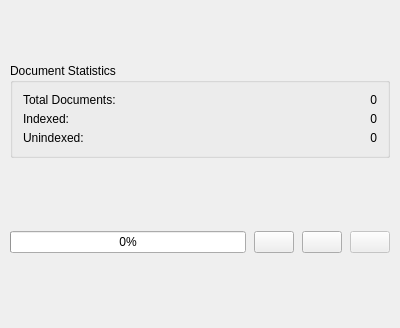
<?xml version="1.0" encoding="UTF-8"?>
<ui version="4.0">
 <class>knowledge_base_panel</class>
 <widget class="QWidget" name="knowledge_base_panel">
  <property name="geometry">
   <rect>
    <x>0</x>
    <y>0</y>
    <width>400</width>
    <height>328</height>
   </rect>
  </property>
  <property name="sizePolicy">
   <sizepolicy hsizetype="Preferred" vsizetype="Preferred">
    <horstretch>0</horstretch>
    <verstretch>0</verstretch>
   </sizepolicy>
  </property>
  <property name="cursor">
   <cursorShape>ArrowCursor</cursorShape>
  </property>
  <property name="windowTitle">
   <string>Form</string>
  </property>
  <layout class="QVBoxLayout" name="verticalLayout">
   <property name="spacing">
    <number>10</number>
   </property>
   <property name="leftMargin">
    <number>10</number>
   </property>
   <property name="topMargin">
    <number>0</number>
   </property>
   <property name="rightMargin">
    <number>10</number>
   </property>
   <property name="bottomMargin">
    <number>10</number>
   </property>
   <item>
    <widget class="QGroupBox" name="stats_group">
     <property name="sizePolicy">
      <sizepolicy hsizetype="Preferred" vsizetype="Maximum">
       <horstretch>0</horstretch>
       <verstretch>0</verstretch>
      </sizepolicy>
     </property>
     <property name="title">
      <string>Document Statistics</string>
     </property>
     <layout class="QGridLayout" name="gridLayout_2">
      <property name="leftMargin">
       <number>10</number>
      </property>
      <property name="topMargin">
       <number>10</number>
      </property>
      <property name="rightMargin">
       <number>10</number>
      </property>
      <property name="bottomMargin">
       <number>10</number>
      </property>
      <property name="spacing">
       <number>5</number>
      </property>
      <item row="0" column="0">
       <widget class="QLabel" name="total_label">
        <property name="text">
         <string>Total Documents:</string>
        </property>
       </widget>
      </item>
      <item row="0" column="1">
       <widget class="QLabel" name="total_docs_value">
        <property name="text">
         <string>0</string>
        </property>
        <property name="alignment">
         <set>Qt::AlignmentFlag::AlignRight|Qt::AlignmentFlag::AlignTrailing|Qt::AlignmentFlag::AlignVCenter</set>
        </property>
       </widget>
      </item>
      <item row="1" column="0">
       <widget class="QLabel" name="indexed_label">
        <property name="text">
         <string>Indexed:</string>
        </property>
       </widget>
      </item>
      <item row="1" column="1">
       <widget class="QLabel" name="indexed_docs_value">
        <property name="text">
         <string>0</string>
        </property>
        <property name="alignment">
         <set>Qt::AlignmentFlag::AlignRight|Qt::AlignmentFlag::AlignTrailing|Qt::AlignmentFlag::AlignVCenter</set>
        </property>
       </widget>
      </item>
      <item row="2" column="0">
       <widget class="QLabel" name="unindexed_label">
        <property name="text">
         <string>Unindexed:</string>
        </property>
       </widget>
      </item>
      <item row="2" column="1">
       <widget class="QLabel" name="unindexed_docs_value">
        <property name="text">
         <string>0</string>
        </property>
        <property name="alignment">
         <set>Qt::AlignmentFlag::AlignRight|Qt::AlignmentFlag::AlignTrailing|Qt::AlignmentFlag::AlignVCenter</set>
        </property>
       </widget>
      </item>
     </layout>
    </widget>
   </item>
   <item>
    <layout class="QHBoxLayout" name="controlsLayout">
     <property name="spacing">
      <number>8</number>
     </property>
     <item>
      <widget class="QProgressBar" name="progress_bar">
       <property name="sizePolicy">
        <sizepolicy hsizetype="Expanding" vsizetype="Fixed">
         <horstretch>1</horstretch>
         <verstretch>0</verstretch>
        </sizepolicy>
       </property>
       <property name="value">
        <number>0</number>
       </property>
       <property name="textVisible">
        <bool>true</bool>
       </property>
       <property name="format">
        <string>%p%</string>
       </property>
      </widget>
     </item>
     <item>
      <widget class="QPushButton" name="import_button">
       <property name="cursor">
        <cursorShape>PointingHandCursor</cursorShape>
       </property>
       <property name="toolTip">
        <string>Import document</string>
       </property>
       <property name="text">
        <string/>
       </property>
       <property name="icon">
        <iconset resource="../../../../../gui/resources/feather.qrc">
         <normaloff>:/light/icons/lucide/light/import.svg</normaloff>:/light/icons/lucide/light/import.svg</iconset>
       </property>
      </widget>
     </item>
     <item>
      <widget class="QPushButton" name="index_button">
       <property name="cursor">
        <cursorShape>PointingHandCursor</cursorShape>
       </property>
       <property name="toolTip">
        <string>Index all documents</string>
       </property>
       <property name="text">
        <string/>
       </property>
       <property name="icon">
        <iconset resource="../../../../../gui/resources/feather.qrc">
         <normaloff>:/light/icons/lucide/light/database.svg</normaloff>:/light/icons/lucide/light/database.svg</iconset>
       </property>
      </widget>
     </item>
     <item>
      <widget class="QPushButton" name="cancel_button">
       <property name="enabled">
        <bool>false</bool>
       </property>
       <property name="cursor">
        <cursorShape>PointingHandCursor</cursorShape>
       </property>
       <property name="toolTip">
        <string>Cancel operation</string>
       </property>
       <property name="text">
        <string/>
       </property>
       <property name="icon">
        <iconset resource="../../../../../gui/resources/feather.qrc">
         <normaloff>:/light/icons/lucide/light/circle-x.svg</normaloff>:/light/icons/lucide/light/circle-x.svg</iconset>
       </property>
      </widget>
     </item>
    </layout>
   </item>
  </layout>
 </widget>
 <resources>
  <include location="../../../../../gui/resources/feather.qrc"/>
 </resources>
 <connections/>
</ui>
